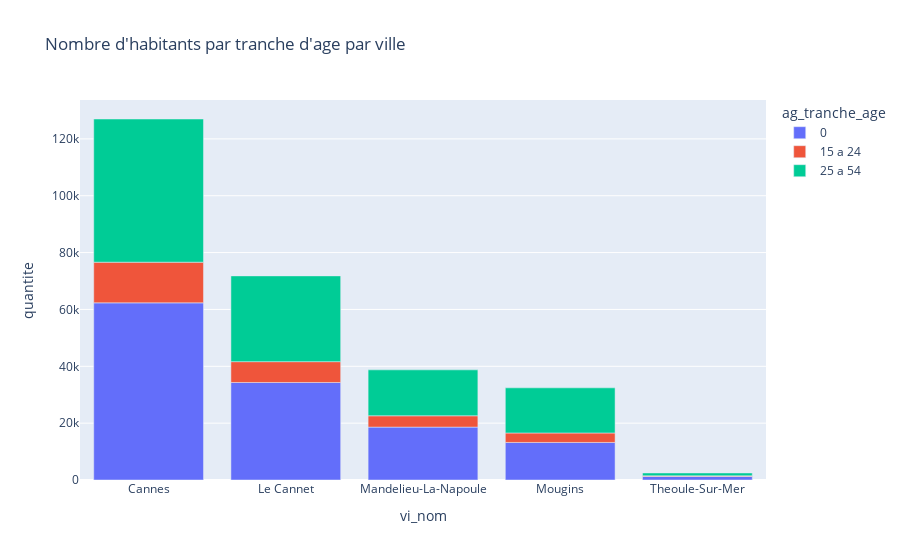

The notebook cell this image was saved under:
### Code cell
#Diagramme à barre présentant le nombre d'habitants par tranche d'age par ville de l'agglomération
graphHabAge = px.bar(df3, x="vi_nom", y="quantite", color='ag_tranche_age', title="Nombre d'habitants par tranche d'age par ville")
graphHabAge.show()

### Figure 1 — Plotly figure (JSON) as saved in the notebook; plotly's stock layout.template omitted (floating-point values rounded to 4 significant figures)
{"data": [{"alignmentgroup": "True", "hovertemplate": "ag_tranche_age=0<br>vi_nom=%{x}<br>quantite=%{y}<extra></extra>", "legendgroup": "0", "marker": {"color": "#636efa"}, "name": "0", "offsetgroup": "0", "orientation": "v", "showlegend": true, "textposition": "auto", "type": "bar", "x": ["Cannes", "Le Cannet", "Mandelieu-La-Napoule", "Mougins", "Theoule-Sur-Mer"], "xaxis": "x", "y": [62322, 34310, 18610, 13214, 1246], "yaxis": "y"}, {"alignmentgroup": "True", "hovertemplate": "ag_tranche_age=15 a 24<br>vi_nom=%{x}<br>quantite=%{y}<extra></extra>", "legendgroup": "15 a 24", "marker": {"color": "#EF553B"}, "name": "15 a 24", "offsetgroup": "15 a 24", "orientation": "v", "showlegend": true, "textposition": "auto", "type": "bar", "x": ["Cannes", "Le Cannet", "Mandelieu-La-Napoule", "Mougins", "Theoule-Sur-Mer"], "xaxis": "x", "y": [14298, 7324, 3986, 3328, 230], "yaxis": "y"}, {"alignmentgroup": "True", "hovertemplate": "ag_tranche_age=25 a 54<br>vi_nom=%{x}<br>quantite=%{y}<extra></extra>", "legendgroup": "25 a 54", "marker": {"color": "#00cc96"}, "name": "25 a 54", "offsetgroup": "25 a 54", "orientation": "v", "showlegend": true, "textposition": "auto", "type": "bar", "x": ["Cannes", "Le Cannet", "Mandelieu-La-Napoule", "Mougins", "Theoule-Sur-Mer"], "xaxis": "x", "y": [50378, 30170, 16146, 15882, 994], "yaxis": "y"}], "layout": {"barmode": "relative", "legend": {"title": {"text": "ag_tranche_age"}, "tracegroupgap": 0}, "title": {"text": "Nombre d'habitants par tranche d'age par ville"}, "xaxis": {"anchor": "y", "domain": [0, 1], "title": {"text": "vi_nom"}}, "yaxis": {"anchor": "x", "domain": [0, 1], "title": {"text": "quantite"}}}}
